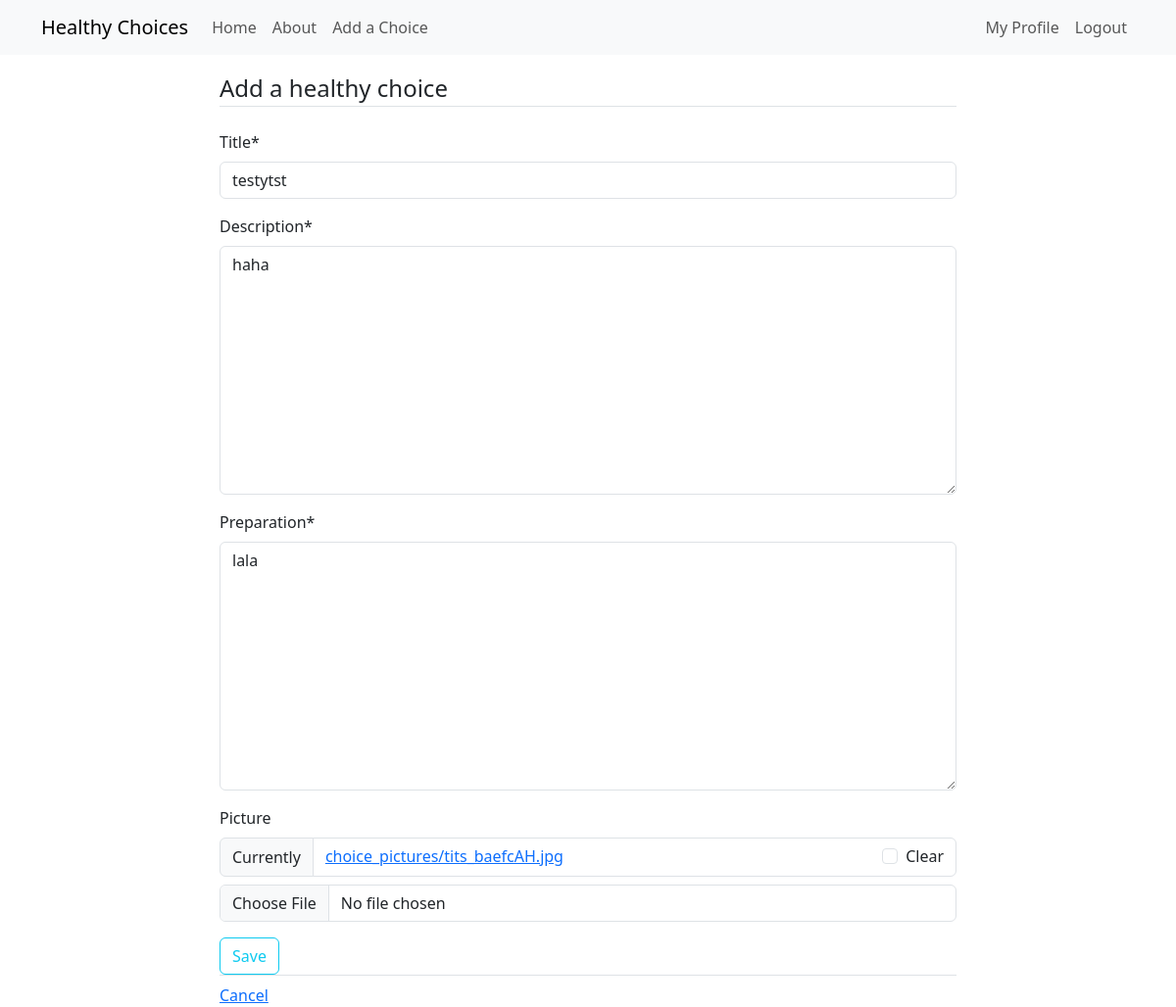
Screenshot of /choice/10/update (signed in) with the database file from the repository.
### choices/models.py (models this page shows, shortened)
class Choice(models.Model):
    title = models.CharField(max_length=100)
    picture = models.ImageField(upload_to='choice_pictures', blank=True, null=True)
    description = models.TextField()
    author = models.ForeignKey(User, on_delete=models.CASCADE)
    date_posted = models.DateTimeField(auto_now_add=True)
    date_updated = models.DateTimeField(auto_now=True)
    preparation = models.TextField(max_length=1000, default='')

### choices/views.py (the view, shortened to what this page needs)
# urls.py: path('choice/<int:pk>/update', views.ChoiceUpdateView.as_view(), name='choices-update'),
class ChoiceUpdateView(LoginRequiredMixin, UserPassesTestMixin, UpdateView):
    model = Choice
    form_class = ChoiceForm
    template_name = 'choices/choice_form.html'
    def test_func(self):
        choice = self.get_object()
        if self.request.user == choice.author:
            return True
        return False

### choices/views.py (shortened to what this page needs)
class ChoiceForm(forms.ModelForm):
    class Meta:
        model = Choice
        fields = ['title', 'description', 'preparation', 'picture']
    def __init__(self, *args, **kwargs):
        super().__init__(*args, **kwargs)
        self.fields['picture'].required = False

### choices/templates/choices/choice_form.html (shortened to what this page needs)
{% extends "choices/base.html" %}
{% load crispy_forms_tags %}
{% block content %}
    <div class="container">
        <form method="POST" enctype="multipart/form-data">
            <fieldset class="form-group">
                <legend class="border-bottom mb-4">Add a healthy choice</legend>
                {{ form|crispy }}
            </fieldset>
            <div class="form-group">
                <button class="btn btn-outline-info" type="submit" value="save">Save</button>
        </form>
        <div class="border-top pt-2">
            <a href="{% url 'choices-home' %}">Cancel</a>
        </div>
    </div>
{% endblock content %}

### rows the page displays
Choice: title "testytst", description "haha", preparation "lala"
